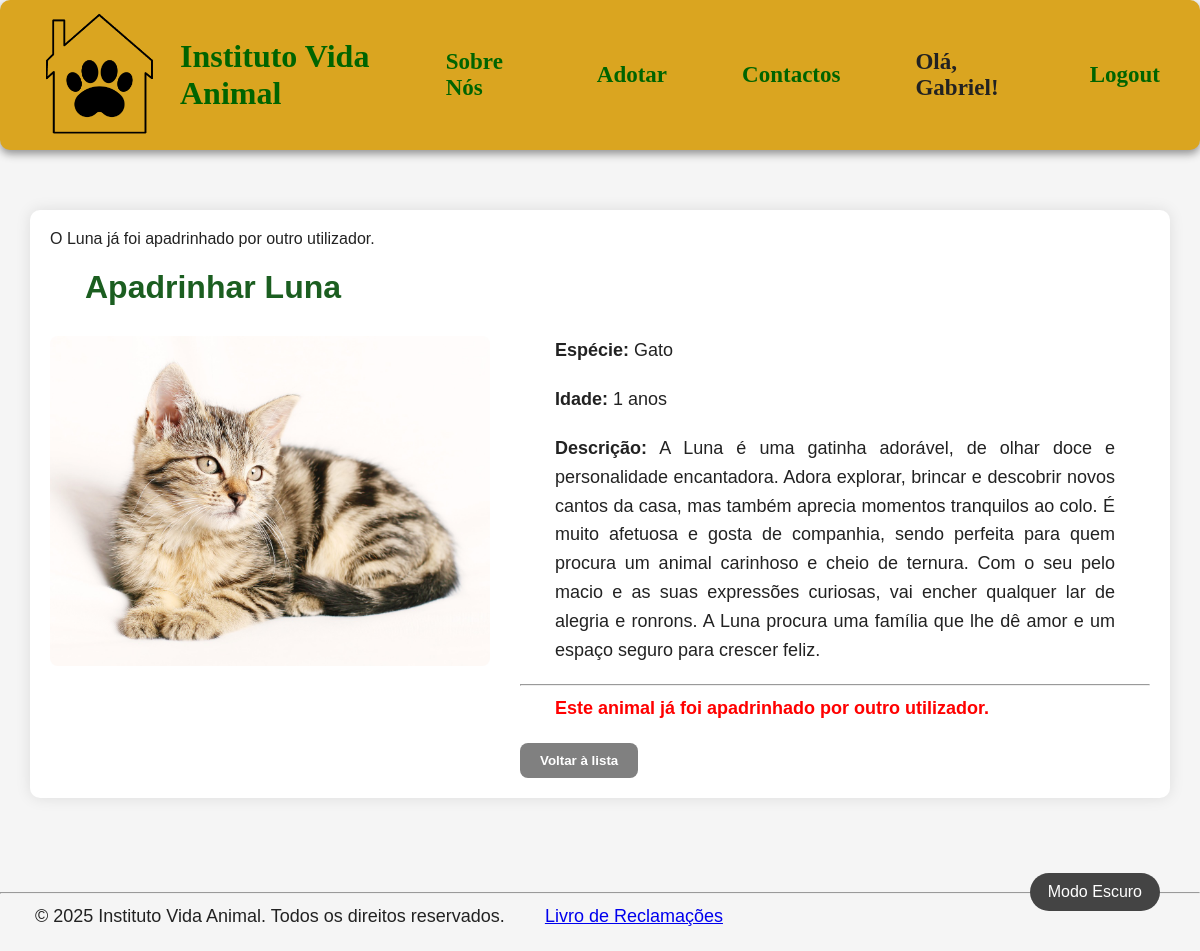
Screenshot of /apadrinhar/6/ (signed in) with the database file from the repository.
### app_adocao/models.py (models this page shows, shortened)
class Animal(models.Model):
    ESPECIES = (
        ('gato', 'Gato'),
        ('cao', 'Cão'),
    )
    nome = models.CharField(max_length=15)
    idade = models.IntegerField()
    especie = models.CharField(choices=ESPECIES)
    descricao = models.CharField(max_length=1000)
    imagem = models.ImageField(upload_to='imgAnimal/')
    padrinho = models.ForeignKey(
            User,
            on_delete=models.SET_NULL,
            null=True,
            blank=True,
            related_name='animais_apadrinhados'
        )

### app_adocao/views.py (the view, shortened to what this page needs)
# urls.py: path('apadrinhar/<int:animal_id>/', views.apadrinhar, name='apadrinhar'),
@login_required
def apadrinhar(request, animal_id):
    animal = get_object_or_404(Animal, id=animal_id)
    if animal.padrinho and animal.padrinho != request.user:
        messages.warning(request, f"O {animal.nome} já foi apadrinhado por outro utilizador.")
        return render(request, 'site/apadrinhar.html', {'animal': animal})

### app_adocao/templates/site/apadrinhar.html (shortened to what this page needs)
<!DOCTYPE html>
<html lang="pt">
    <head>
        {% load static %}
        <link rel="stylesheet" href="{% static 'css/style.css' %}">
        <link rel="stylesheet" href="{% static 'css/animais.css' %}">
        <link rel="stylesheet" href="{% static 'css/modoEscuro.css' %}">
    </head>
    <body>
        <header class="cabecalho">
            <div class="esquerda">
                <img src="{% static 'imagens/logo.png' %}" alt="Logo do Instituto Vida Animal" class="logo">
                <a class="home" href="/">Instituto Vida Animal</a>
            </div>
            <nav>
                <a href="../../sobreNos">Sobre Nós</a>
                <a href="../../adotar">Adotar</a>
                <a href="../../contactos">Contactos</a>
                {% if user.is_authenticated %}
                    <span>Olá, {{ user.username }}!</span>
                    <a href="{% url 'logout' %}">Logout</a>
                {% else %}
                    <a href="{% url 'sign_in' %}">Login</a>
                {% endif %}
            </nav>
        </header>
        <button id="darkModeToggle">Modo Escuro</button>
        <main>
            {% if messages %}
                <div class="messages">
                    {% for message in messages %}
                        <div class="{{ message.tags }}">{{ message }}</div>
                    {% endfor %}
                </div>
            {% endif %}
            <h1>Apadrinhar {{ animal.nome }}</h1>
            <div class="animal-detalhes">
                <img src="{{ animal.imagem.url }}" alt="{{ animal.nome }}">
                <div class="animal-info">
                    <p><strong>Espécie:</strong> {{ animal.get_especie_display }}</p>
                    <p><strong>Idade:</strong> {{ animal.idade }} anos</p>
                    <p><strong>Descrição:</strong> {{ animal.descricao }}</p>
                    <hr>
                    {% if not animal.padrinho %}
                        <form method="post">
                            {% csrf_token %}
                            <p>Deseja confirmar o apadrinhamento deste animal?</p>
                            <div class="botoes">
                                <a href="{% url 'adotar' %}">
                                    <button type="button" class="btn-voltar">Voltar à lista</button>
                                </a>
                                <button type="submit" class="btn-verde">Confirmar Apadrinhamento</button>
                            </div>
                        </form>
                    {% else %}
                        <p style="color: red; font-weight: bold;">Este animal já foi apadrinhado por outro utilizador.</p>
                        <div class="botoes">
                            <a href="{% url 'adotar' %}">
                                <button type="button" class="btn-voltar">Voltar à lista</button>
                            </a>
                        </div>
                    {% endif %}
                </div>
            </div>
        </main>
        <br><br>
        <footer>
        <hr>
        <p>
            &copy; 2025 Instituto Vida Animal. Todos os direitos reservados.
            <a class="sign_up" style="margin-left: 35px;" href="https:/www.livroreclamacoes.pt/inicio" rel="noopener noreferrer" target="_blank">Livro de Reclamações</a>
        </p>
    </footer>
    </body>
</html>

### app_adocao/static/css/style.css (style rules this page uses)
body { font-family: Arial, sans-serif; background-color: whitesmoke; margin: 0; color: #222; padding-top: 160px; }
h1 { margin-left: 35px; font-family: 'Trebuchet MS', sans-serif; color: #1b5e20; }
p { text-align: justify; margin: 0 35px 20px 35px; font-size: large; line-height: 1.6; }
.cabecalho { display: flex; align-items: center; justify-content: space-between; padding: 0 40px; background-color: #daa520; border-radius: 10px; box-shadow: 0 4px 8px rgba(0, 0, 0, 0.404); height: 150px; position: fixed; top: 0; left: 0; right: 0; z-index: 1000; }
.esquerda { display: flex; align-items: center; gap: 20px; }
.logo { width: 120px; height: auto; }
.home { font-size: 32px; font-family: cursive; font-weight: bolder; color: darkgreen; text-decoration: none; }
nav { font-family: cursive; display: flex; gap: 75px; align-items: center; font-weight: bolder; }
nav a, nav span { font-size: 23px; }
a:link:not(.sign_up), a:visited:not(.sign_up) { color: darkgreen; text-decoration: none; }
button { background-color: darkgreen; color: white; padding: 8px 20px; border-radius: 8px; border: none; cursor: pointer; transition: 0.3s; }
.btn-voltar { background-color: gray !important; color: white; font-weight: bold; text-decoration: none; padding: 10px 20px; border-radius: 8px; display: inline-block; }
.botoes { display: flex; gap: 15px; margin-top: 15px; flex-wrap: wrap; }
main { max-width: 1100px; margin: 50px auto; padding: 20px; background-color: white; border-radius: 10px; box-shadow: 0 0 15px rgba(0,0,0,0.1); }

### app_adocao/static/css/animais.css (style rules this page uses)
.animal-detalhes { display: flex; gap: 30px; align-items: flex-start; margin-top: 30px; }
.animal-detalhes img { max-width: 40%; height: auto; border-radius: 8px; object-fit: cover; }
.animal-info { flex: 1; }

### app_adocao/static/css/modoEscuro.css (style rules this page uses)
#darkModeToggle { cursor: pointer; font-size: 16px; padding: 10px 18px; border: none; border-radius: 50px; background-color: #444; color: white; transition: background-color 0.3s, transform 0.2s; margin: 20px; position: fixed; bottom: 20px; right: 20px; z-index: 1000; }

### rows the page displays
Animal: nome "Luna", imagem (picture), especie "Gato", idade "1", descricao "A Luna é uma gatinha adorável, de olhar doce e personalidade encantadora. Adora explorar, brincar e descobrir novos cantos da casa, mas também aprecia momentos tranquilos ao colo. É muito afetuosa e gosta de companhia, sendo perfeita para quem procura um animal carinhoso e cheio de ternura. Com o seu pelo macio e as suas expressões curiosas, vai encher qualquer lar de alegria e ronrons. A Luna procura uma família que lhe dê amor e um espaço seguro para crescer feliz."

### other values shown
{{ user.username }} "Gabriel"
{{ message }} "O Luna já foi apadrinhado por outro utilizador."
